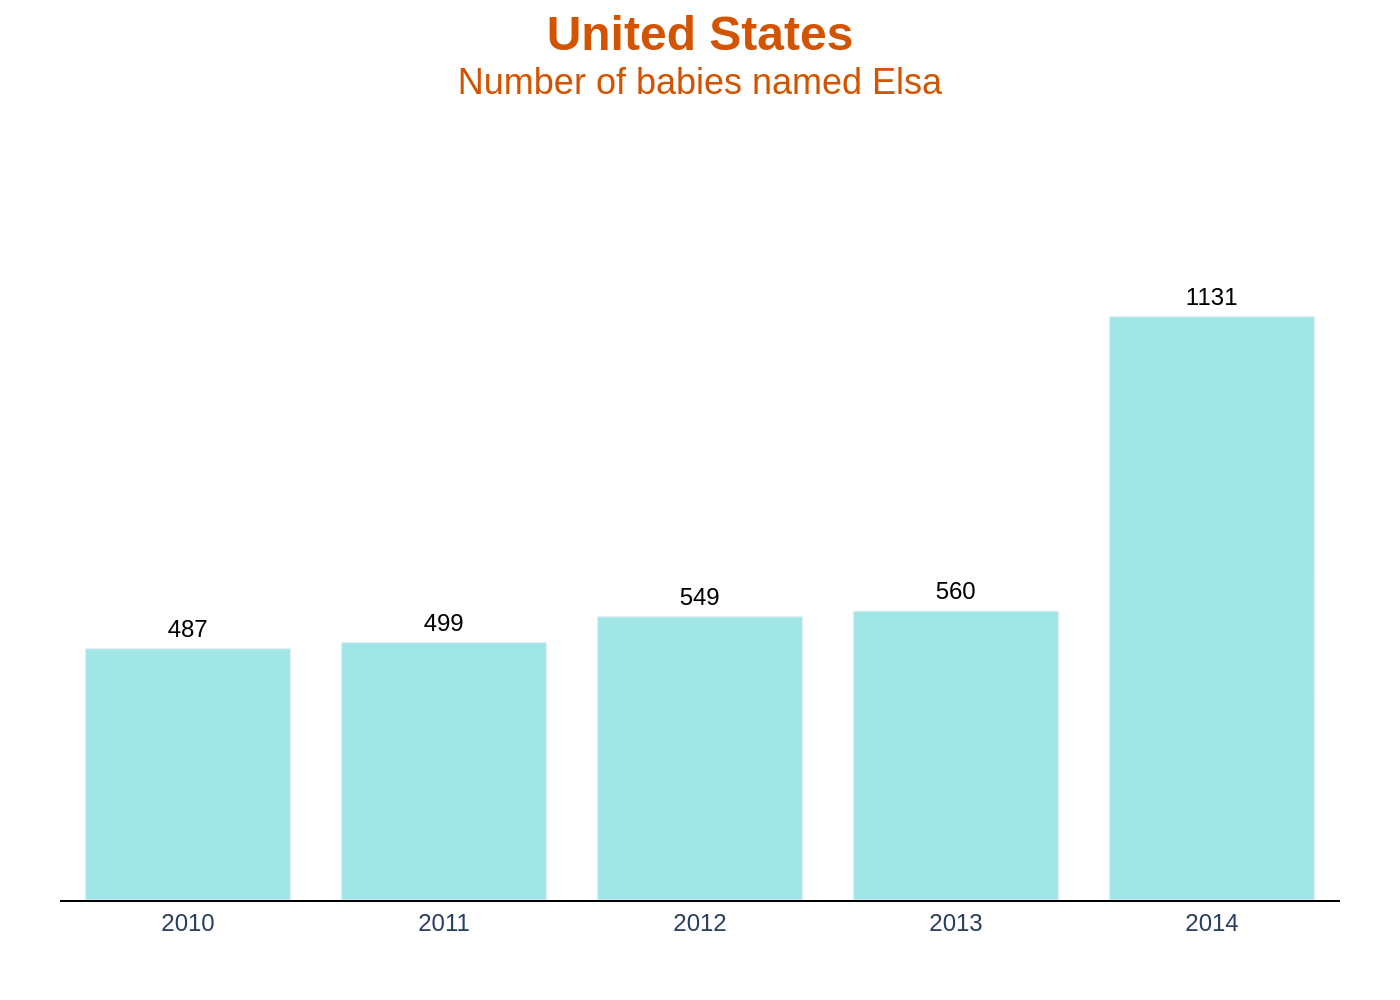

Python code for this plot:
import sys
import json
import pathlib
import plotly.graph_objects as go

# Ensure a JSON file path is provided as a command-line argument
if len(sys.argv) != 2:
    print(f"Usage: python {sys.argv[0]} <path_to_json_file>")
    sys.exit(1)

# Use pathlib for robust path handling
json_path = pathlib.Path(sys.argv[1])

# Verify the JSON file exists
if not json_path.is_file():
    print(f"Error: File not found at {json_path}")
    sys.exit(1)

# Load all data and text from the specified JSON file
with open(json_path, 'r', encoding='utf-8') as f:
    chart_info = json.load(f)

# Extract data, texts, and colors from the JSON structure
chart_data = chart_info['chart_data']
texts = chart_info['texts']
colors = chart_info['colors']

# Prepare data for Plotly by extracting categories and values
categories = [item['category'] for item in chart_data]
values = [item['value'] for item in chart_data]

# Initialize a Plotly graph objects Figure
fig = go.Figure()

# Add the bar trace using data from the JSON file
# Note: The original chart has a gradient which is not a standard feature for go.Bar.
# A solid color is used as a standard representation.
fig.add_trace(go.Bar(
    x=categories,
    y=values,
    marker_color=colors[0],
    text=values,
    textposition='outside',
    textfont=dict(color='black', size=12),
    cliponaxis=False  # Prevents text labels from being clipped by the plotting area
))

# Dynamically construct the title string using HTML for styling
title_text = f"<b style='font-size: 24px; color: #D35400;'>{texts['title']}</b>"
if texts.get('subtitle'):
    title_text += f"<br><span style='font-size: 18px; color: #D35400;'>{texts['subtitle']}</span>"

# Configure the layout of the chart
fig.update_layout(
    title=dict(
        text=title_text,
        y=0.95,
        x=0.5,
        xanchor='center',
        yanchor='top'
    ),
    font=dict(
        family="Arial",
        size=12
    ),
    xaxis=dict(
        showgrid=False,
        zeroline=False,
        linecolor='black',
        linewidth=1,
        tickfont=dict(size=12)
    ),
    yaxis=dict(
        showgrid=False,
        zeroline=False,
        showticklabels=False,
        showline=False,
        range=[0, max(values) * 1.20]  # Add padding for the highest text label
    ),
    plot_bgcolor='white',
    paper_bgcolor='white',
    showlegend=False,
    margin=dict(t=100, b=50, l=30, r=30) # Adjust margins for title and labels
)

# Determine the output filename from the input JSON path
output_filename = json_path.stem + '.png'

# Save the figure as a high-resolution PNG image
fig.write_image(output_filename, scale=2)

# Provide minimal feedback to the user
print(f"Chart saved to {output_filename}")
